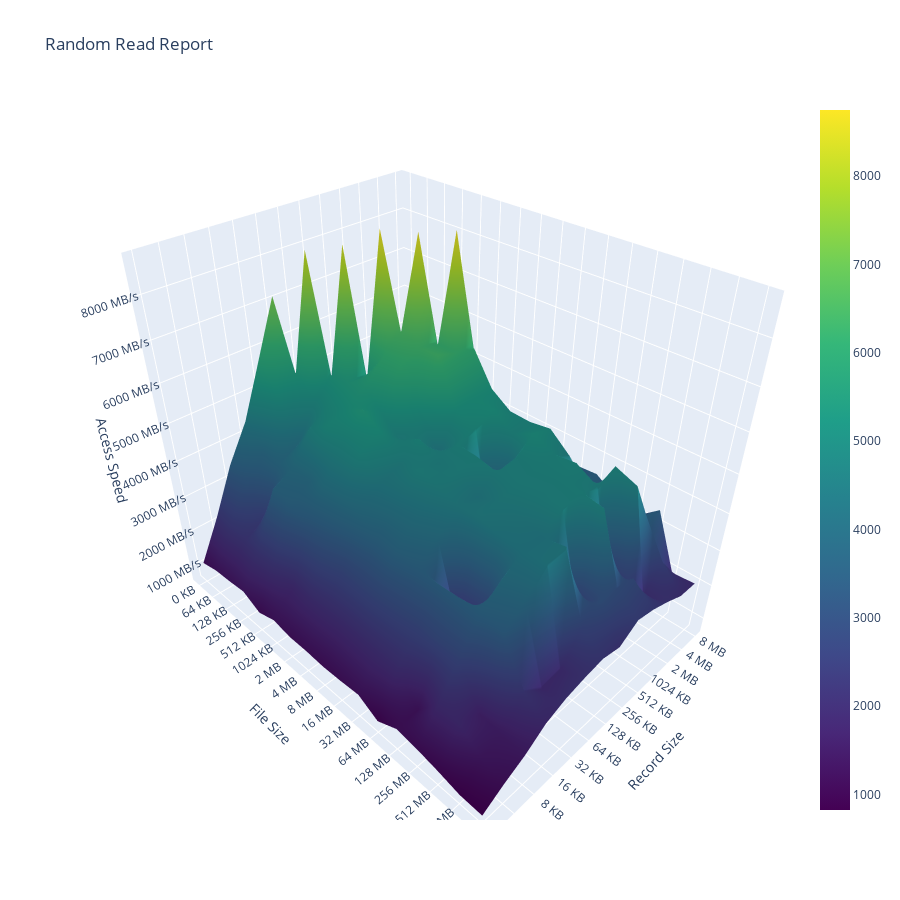

Notebook cell for this chart:
### Code cell
rand_reader_report_data = """1013707	1828508	3363612	2444640	4564786								
1165070	2248149	3468030	4407601	5784891	7176872							
1292410	2350543	3236056	3705040	5217259	5455847	8271916						
1326585	2235086	2438090	3795443	4000485	4827914	5398323	8394979					
1385560	2353657	3684119	3970183	4741598	5065980	5451810	5336651	8750850				
1119675	2278010	3612546	3855782	5044577	5225638	5535444	6080053	6498636	8643474			
1290573	1824577	3258202	4175134	4876757	5468151	5093643	6077484	6291135	6178018	8695120		
1187406	1963098	3069257	4067297	4946832	5201445	4714042	5120061	6334986	6164502	6072979	3217865	
1191581	1952823	2777913	3908333	4374861	4588087	5001124	4286713	5209649	5263115	5269977	4039516	3630226
1158123	1909012	2811946	3673973	4314950	4779353	4649993	4876176	5022838	5232021	4932703	3966171	3642136
1185550	1938465	2834821	3748771	4225133	4645577	4749362	4836606	2318631	4858491	4910918	3841018	3592620
1234979	1966927	2782435	3554590	4002333	4511971	4379728	4720441	4783987	5140892	4992841	1904398	3458719
919771	1985384	2698341	3515930	1981841	4506752	4594914	4748119	4828501	4887917	4557829	3650221	3502624
1194495	1263350	2776212	3533561	1874291	4356401	4501676	4725832	4816263	4951352	1984999	3725915	3163389
1111534	1912590	2742177	3613436	4028039	4346429	4340886	4763524	4831187	4652275	4871363	2981051	2931118
995626	1861162	1638889	3409154	3869947	4416982	4455274	2552301	4735837	2298876	4666612	3598278	3414778
849619	1388139	1523044	2279121	1879224	1940313	2722578	3097333	2991913	2906282	1976534	2645542	1960055
822705	1175256	1472920	1874720	2091302	2209476	2289830	2175840	2523068	2415201	2236991	2018877	2005820
"""
rand_reader_report_fig = plot_report(rand_reader_report_data, 'Random Read Report')
rand_reader_report_fig.show()
